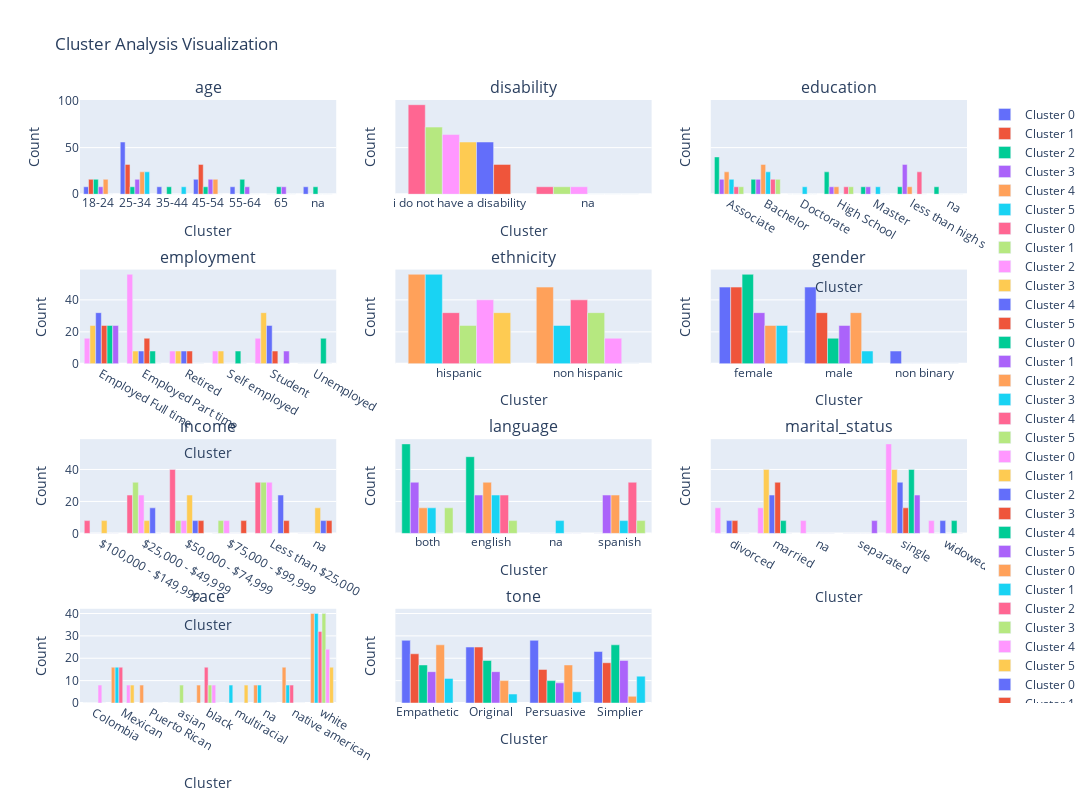

Notebook cell for this chart:
### Code cell
import plotly.graph_objs as go
from plotly.subplots import make_subplots

# Number of columns and rows for the subplots grid
n_cols = 3
n_rows = (len(columns_to_plot) + n_cols - 1) // n_cols  # Calculate number of rows needed

# Create a figure and axes for subplots using Plotly
fig = make_subplots(rows=n_rows, cols=n_cols, subplot_titles=columns_to_plot, shared_yaxes=True)

# Generate stacked bar charts for each column
for idx, column in enumerate(columns_to_plot, start=1):
    # Aggregate data for the given column
    cluster_option_counts = df.groupby(['Cluster', column]).size().unstack(fill_value=0)
    
    # Prepare data for plotting
    data = []
    for cluster in cluster_option_counts.index:
        trace = go.Bar(x=cluster_option_counts.columns, y=cluster_option_counts.loc[cluster], name=f'Cluster {cluster}')
        data.append(trace)
    
    # Add traces to the subplot
    row = (idx - 1) // n_cols + 1
    col = (idx - 1) % n_cols + 1
    fig.add_traces(data, rows=row, cols=col)
    
    # Update layout for each subplot
    fig.update_xaxes(title_text='Cluster', row=row, col=col)
    fig.update_yaxes(title_text='Count', row=row, col=col)
    fig.update_layout(title=f'Counts of {column.capitalize()} by Cluster', showlegend=True)

# Update subplot layout and show the figure
fig.update_layout(height=800, width=1200, title_text="Cluster Analysis Visualization")
fig.show()

### Figure 1 — Plotly figure (JSON) as saved in the notebook; plotly's stock layout.template omitted (floating-point values rounded to 4 significant figures)
{"data": [{"name": "Cluster 0", "type": "bar", "x": ["18-24", "25-34", "35-44", "45-54", "55-64", "65", "na"], "xaxis": "x", "y": [8, 56, 8, 16, 8, 0, 8], "yaxis": "y"}, {"name": "Cluster 1", "type": "bar", "x": ["18-24", "25-34", "35-44", "45-54", "55-64", "65", "na"], "xaxis": "x", "y": [16, 32, 0, 32, 0, 0, 0], "yaxis": "y"}, {"name": "Cluster 2", "type": "bar", "x": ["18-24", "25-34", "35-44", "45-54", "55-64", "65", "na"], "xaxis": "x", "y": [16, 8, 8, 8, 16, 8, 8], "yaxis": "y"}, {"name": "Cluster 3", "type": "bar", "x": ["18-24", "25-34", "35-44", "45-54", "55-64", "65", "na"], "xaxis": "x", "y": [8, 16, 0, 16, 8, 8, 0], "yaxis": "y"}, {"name": "Cluster 4", "type": "bar", "x": ["18-24", "25-34", "35-44", "45-54", "55-64", "65", "na"], "xaxis": "x", "y": [16, 24, 0, 16, 0, 0, 0], "yaxis": "y"}, {"name": "Cluster 5", "type": "bar", "x": ["18-24", "25-34", "35-44", "45-54", "55-64", "65", "na"], "xaxis": "x", "y": [0, 24, 8, 0, 0, 0, 0], "yaxis": "y"}, {"name": "Cluster 0", "type": "bar", "x": ["i do not have a disability", "na"], "xaxis": "x2", "y": [96, 8], "yaxis": "y2"}, {"name": "Cluster 1", "type": "bar", "x": ["i do not have a disability", "na"], "xaxis": "x2", "y": [72, 8], "yaxis": "y2"}, {"name": "Cluster 2", "type": "bar", "x": ["i do not have a disability", "na"], "xaxis": "x2", "y": [64, 8], "yaxis": "y2"}, {"name": "Cluster 3", "type": "bar", "x": ["i do not have a disability", "na"], "xaxis": "x2", "y": [56, 0], "yaxis": "y2"}, {"name": "Cluster 4", "type": "bar", "x": ["i do not have a disability", "na"], "xaxis": "x2", "y": [56, 0], "yaxis": "y2"}, {"name": "Cluster 5", "type": "bar", "x": ["i do not have a disability", "na"], "xaxis": "x2", "y": [32, 0], "yaxis": "y2"}, {"name": "Cluster 0", "type": "bar", "x": ["Associate", "Bachelor", "Doctorate", "High School", "Master", "less than high school", "na"], "xaxis": "x3", "y": [40, 16, 0, 24, 8, 8, 8], "yaxis": "y3"}, {"name": "Cluster 1", "type": "bar", "x": ["Associate", "Bachelor", "Doctorate", "High School", "Master", "less than high school", "na"], "xaxis": "x3", "y": [16, 16, 0, 8, 8, 32, 0], "yaxis": "y3"}, {"name": "Cluster 2", "type": "bar", "x": ["Associate", "Bachelor", "Doctorate", "High School", "Master", "less than high school", "na"], "xaxis": "x3", "y": [24, 32, 0, 8, 0, 8, 0], "yaxis": "y3"}, {"name": "Cluster 3", "type": "bar", "x": ["Associate", "Bachelor", "Doctorate", "High School", "Master", "less than high school", "na"], "xaxis": "x3", "y": [16, 24, 8, 0, 8, 0, 0], "yaxis": "y3"}, {"name": "Cluster 4", "type": "bar", "x": ["Associate", "Bachelor", "Doctorate", "High School", "Master", "less than high school", "na"], "xaxis": "x3", "y": [8, 16, 0, 8, 0, 24, 0], "yaxis": "y3"}, {"name": "Cluster 5", "type": "bar", "x": ["Associate", "Bachelor", "Doctorate", "High School", "Master", "less than high school", "na"], "xaxis": "x3", "y": [8, 16, 0, 8, 0, 0, 0], "yaxis": "y3"}, {"name": "Cluster 0", "type": "bar", "x": ["Employed Full time", "Employed Part time", "Retired", "Self employed", "Student", "Unemployed"], "xaxis": "x4", "y": [16, 56, 8, 8, 16, 0], "yaxis": "y4"}, {"name": "Cluster 1", "type": "bar", "x": ["Employed Full time", "Employed Part time", "Retired", "Self employed", "Student", "Unemployed"], "xaxis": "x4", "y": [24, 8, 8, 8, 32, 0], "yaxis": "y4"}, {"name": "Cluster 2", "type": "bar", "x": ["Employed Full time", "Employed Part time", "Retired", "Self employed", "Student", "Unemployed"], "xaxis": "x4", "y": [32, 8, 8, 0, 24, 0], "yaxis": "y4"}, {"name": "Cluster 3", "type": "bar", "x": ["Employed Full time", "Employed Part time", "Retired", "Self employed", "Student", "Unemployed"], "xaxis": "x4", "y": [24, 16, 8, 0, 8, 0], "yaxis": "y4"}, {"name": "Cluster 4", "type": "bar", "x": ["Employed Full time", "Employed Part time", "Retired", "Self employed", "Student", "Unemployed"], "xaxis": "x4", "y": [24, 8, 0, 8, 0, 16], "yaxis": "y4"}, {"name": "Cluster 5", "type": "bar", "x": ["Employed Full time", "Employed Part time", "Retired", "Self employed", "Student", "Unemployed"], "xaxis": "x4", "y": [24, 0, 0, 0, 8, 0], "yaxis": "y4"}, {"name": "Cluster 0", "type": "bar", "x": ["hispanic", "non hispanic"], "xaxis": "x5", "y": [56, 48], "yaxis": "y5"}, {"name": "Cluster 1", "type": "bar", "x": ["hispanic", "non hispanic"], "xaxis": "x5", "y": [56, 24], "yaxis": "y5"}, {"name": "Cluster 2", "type": "bar", "x": ["hispanic", "non hispanic"], "xaxis": "x5", "y": [32, 40], "yaxis": "y5"}, {"name": "Cluster 3", "type": "bar", "x": ["hispanic", "non hispanic"], "xaxis": "x5", "y": [24, 32], "yaxis": "y5"}, {"name": "Cluster 4", "type": "bar", "x": ["hispanic", "non hispanic"], "xaxis": "x5", "y": [40, 16], "yaxis": "y5"}, {"name": "Cluster 5", "type": "bar", "x": ["hispanic", "non hispanic"], "xaxis": "x5", "y": [32, 0], "yaxis": "y5"}, {"name": "Cluster 0", "type": "bar", "x": ["female", "male", "non binary"], "xaxis": "x6", "y": [48, 48, 8], "yaxis": "y6"}, {"name": "Cluster 1", "type": "bar", "x": ["female", "male", "non binary"], "xaxis": "x6", "y": [48, 32, 0], "yaxis": "y6"}, {"name": "Cluster 2", "type": "bar", "x": ["female", "male", "non binary"], "xaxis": "x6", "y": [56, 16, 0], "yaxis": "y6"}, {"name": "Cluster 3", "type": "bar", "x": ["female", "male", "non binary"], "xaxis": "x6", "y": [32, 24, 0], "yaxis": "y6"}, {"name": "Cluster 4", "type": "bar", "x": ["female", "male", "non binary"], "xaxis": "x6", "y": [24, 32, 0], "yaxis": "y6"}, {"name": "Cluster 5", "type": "bar", "x": ["female", "male", "non binary"], "xaxis": "x6", "y": [24, 8, 0], "yaxis": "y6"}, {"name": "Cluster 0", "type": "bar", "x": ["$100,000 - $149,999", "$25,000 - $49,999", "$50,000 - $74,999", "$75,000 - $99,999", "Less than $25,000", "na"], "xaxis": "x7", "y": [8, 24, 40, 0, 32, 0], "yaxis": "y7"}, {"name": "Cluster 1", "type": "bar", "x": ["$100,000 - $149,999", "$25,000 - $49,999", "$50,000 - $74,999", "$75,000 - $99,999", "Less than $25,000", "na"], "xaxis": "x7", "y": [0, 32, 8, 8, 32, 0], "yaxis": "y7"}, {"name": "Cluster 2", "type": "bar", "x": ["$100,000 - $149,999", "$25,000 - $49,999", "$50,000 - $74,999", "$75,000 - $99,999", "Less than $25,000", "na"], "xaxis": "x7", "y": [0, 24, 8, 8, 32, 0], "yaxis": "y7"}, {"name": "Cluster 3", "type": "bar", "x": ["$100,000 - $149,999", "$25,000 - $49,999", "$50,000 - $74,999", "$75,000 - $99,999", "Less than $25,000", "na"], "xaxis": "x7", "y": [8, 8, 24, 0, 0, 16], "yaxis": "y7"}, {"name": "Cluster 4", "type": "bar", "x": ["$100,000 - $149,999", "$25,000 - $49,999", "$50,000 - $74,999", "$75,000 - $99,999", "Less than $25,000", "na"], "xaxis": "x7", "y": [0, 16, 8, 0, 24, 8], "yaxis": "y7"}, {"name": "Cluster 5", "type": "bar", "x": ["$100,000 - $149,999", "$25,000 - $49,999", "$50,000 - $74,999", "$75,000 - $99,999", "Less than $25,000", "na"], "xaxis": "x7", "y": [0, 0, 8, 8, 8, 8], "yaxis": "y7"}, {"name": "Cluster 0", "type": "bar", "x": ["both", "english", "na", "spanish"], "xaxis": "x8", "y": [56, 48, 0, 0], "yaxis": "y8"}, {"name": "Cluster 1", "type": "bar", "x": ["both", "english", "na", "spanish"], "xaxis": "x8", "y": [32, 24, 0, 24], "yaxis": "y8"}, {"name": "Cluster 2", "type": "bar", "x": ["both", "english", "na", "spanish"], "xaxis": "x8", "y": [16, 32, 0, 24], "yaxis": "y8"}, {"name": "Cluster 3", "type": "bar", "x": ["both", "english", "na", "spanish"], "xaxis": "x8", "y": [16, 24, 8, 8], "yaxis": "y8"}, {"name": "Cluster 4", "type": "bar", "x": ["both", "english", "na", "spanish"], "xaxis": "x8", "y": [0, 24, 0, 32], "yaxis": "y8"}, {"name": "Cluster 5", "type": "bar", "x": ["both", "english", "na", "spanish"], "xaxis": "x8", "y": [16, 8, 0, 8], "yaxis": "y8"}, {"name": "Cluster 0", "type": "bar", "x": ["divorced", "married", "na", "separated", "single", "widowed"], "xaxis": "x9", "y": [16, 16, 8, 0, 56, 8], "yaxis": "y9"}, {"name": "Cluster 1", "type": "bar", "x": ["divorced", "married", "na", "separated", "single", "widowed"], "xaxis": "x9", "y": [0, 40, 0, 0, 40, 0], "yaxis": "y9"}, {"name": "Cluster 2", "type": "bar", "x": ["divorced", "married", "na", "separated", "single", "widowed"], "xaxis": "x9", "y": [8, 24, 0, 0, 32, 8], "yaxis": "y9"}, {"name": "Cluster 3", "type": "bar", "x": ["divorced", "married", "na", "separated", "single", "widowed"], "xaxis": "x9", "y": [8, 32, 0, 0, 16, 0], "yaxis": "y9"}, {"name": "Cluster 4", "type": "bar", "x": ["divorced", "married", "na", "separated", "single", "widowed"], "xaxis": "x9", "y": [0, 8, 0, 0, 40, 8], "yaxis": "y9"}, {"name": "Cluster 5", "type": "bar", "x": ["divorced", "married", "na", "separated", "single", "widowed"], "xaxis": "x9", "y": [0, 0, 0, 8, 24, 0], "yaxis": "y9"}, {"name": "Cluster 0", "type": "bar", "x": ["Colombia", "Mexican", "Puerto Rican ", "asian", "black", "multiracial", "na", "native american", "white"], "xaxis": "x10", "y": [0, 16, 8, 0, 8, 0, 8, 16, 40], "yaxis": "y10"}, {"name": "Cluster 1", "type": "bar", "x": ["Colombia", "Mexican", "Puerto Rican ", "asian", "black", "multiracial", "na", "native american", "white"], "xaxis": "x10", "y": [0, 16, 0, 0, 0, 8, 8, 8, 40], "yaxis": "y10"}, {"name": "Cluster 2", "type": "bar", "x": ["Colombia", "Mexican", "Puerto Rican ", "asian", "black", "multiracial", "na", "native american", "white"], "xaxis": "x10", "y": [0, 16, 0, 0, 16, 0, 0, 8, 32], "yaxis": "y10"}, {"name": "Cluster 3", "type": "bar", "x": ["Colombia", "Mexican", "Puerto Rican ", "asian", "black", "multiracial", "na", "native american", "white"], "xaxis": "x10", "y": [0, 0, 0, 8, 8, 0, 0, 0, 40], "yaxis": "y10"}, {"name": "Cluster 4", "type": "bar", "x": ["Colombia", "Mexican", "Puerto Rican ", "asian", "black", "multiracial", "na", "native american", "white"], "xaxis": "x10", "y": [8, 8, 0, 0, 8, 0, 0, 0, 24], "yaxis": "y10"}, {"name": "Cluster 5", "type": "bar", "x": ["Colombia", "Mexican", "Puerto Rican ", "asian", "black", "multiracial", "na", "native american", "white"], "xaxis": "x10", "y": [0, 8, 0, 0, 0, 8, 0, 0, 16], "yaxis": "y10"}, {"name": "Cluster 0", "type": "bar", "x": ["Empathetic", "Original", "Persuasive", "Simplier"], "xaxis": "x11", "y": [28, 25, 28, 23], "yaxis": "y11"}, {"name": "Cluster 1", "type": "bar", "x": ["Empathetic", "Original", "Persuasive", "Simplier"], "xaxis": "x11", "y": [22, 25, 15, 18], "yaxis": "y11"}, {"name": "Cluster 2", "type": "bar", "x": ["Empathetic", "Original", "Persuasive", "Simplier"], "xaxis": "x11", "y": [17, 19, 10, 26], "yaxis": "y11"}, {"name": "Cluster 3", "type": "bar", "x": ["Empathetic", "Original", "Persuasive", "Simplier"], "xaxis": "x11", "y": [14, 14, 9, 19], "yaxis": "y11"}, {"name": "Cluster 4", "type": "bar", "x": ["Empathetic", "Original", "Persuasive", "Simplier"], "xaxis": "x11", "y": [26, 10, 17, 3], "yaxis": "y11"}, {"name": "Cluster 5", "type": "bar", "x": ["Empathetic", "Original", "Persuasive", "Simplier"], "xaxis": "x11", "y": [11, 4, 5, 12], "yaxis": "y11"}], "layout": {"annotations": [{"font": {"size": 16}, "showarrow": false, "text": "age", "x": 0.1444, "xanchor": "center", "xref": "paper", "y": 1, "yanchor": "bottom", "yref": "paper"}, {"font": {"size": 16}, "showarrow": false, "text": "disability", "x": 0.5, "xanchor": "center", "xref": "paper", "y": 1, "yanchor": "bottom", "yref": "paper"}, {"font": {"size": 16}, "showarrow": false, "text": "education", "x": 0.8556, "xanchor": "center", "xref": "paper", "y": 1, "yanchor": "bottom", "yref": "paper"}, {"font": {"size": 16}, "showarrow": false, "text": "employment", "x": 0.1444, "xanchor": "center", "xref": "paper", "y": 0.7188, "yanchor": "bottom", "yref": "paper"}, {"font": {"size": 16}, "showarrow": false, "text": "ethnicity", "x": 0.5, "xanchor": "center", "xref": "paper", "y": 0.7188, "yanchor": "bottom", "yref": "paper"}, {"font": {"size": 16}, "showarrow": false, "text": "gender", "x": 0.8556, "xanchor": "center", "xref": "paper", "y": 0.7188, "yanchor": "bottom", "yref": "paper"}, {"font": {"size": 16}, "showarrow": false, "text": "income", "x": 0.1444, "xanchor": "center", "xref": "paper", "y": 0.4375, "yanchor": "bottom", "yref": "paper"}, {"font": {"size": 16}, "showarrow": false, "text": "language", "x": 0.5, "xanchor": "center", "xref": "paper", "y": 0.4375, "yanchor": "bottom", "yref": "paper"}, {"font": {"size": 16}, "showarrow": false, "text": "marital_status", "x": 0.8556, "xanchor": "center", "xref": "paper", "y": 0.4375, "yanchor": "bottom", "yref": "paper"}, {"font": {"size": 16}, "showarrow": false, "text": "race", "x": 0.1444, "xanchor": "center", "xref": "paper", "y": 0.1562, "yanchor": "bottom", "yref": "paper"}, {"font": {"size": 16}, "showarrow": false, "text": "tone", "x": 0.5, "xanchor": "center", "xref": "paper", "y": 0.1562, "yanchor": "bottom", "yref": "paper"}], "height": 800, "showlegend": true, "title": {"text": "Cluster Analysis Visualization"}, "width": 1200, "xaxis": {"anchor": "y", "domain": [0, 0.2889], "title": {"text": "Cluster"}}, "xaxis10": {"anchor": "y10", "domain": [0, 0.2889], "title": {"text": "Cluster"}}, "xaxis11": {"anchor": "y11", "domain": [0.3556, 0.6444], "title": {"text": "Cluster"}}, "xaxis12": {"anchor": "y12", "domain": [0.7111, 1]}, "xaxis2": {"anchor": "y2", "domain": [0.3556, 0.6444], "title": {"text": "Cluster"}}, "xaxis3": {"anchor": "y3", "domain": [0.7111, 1], "title": {"text": "Cluster"}}, "xaxis4": {"anchor": "y4", "domain": [0, 0.2889], "title": {"text": "Cluster"}}, "xaxis5": {"anchor": "y5", "domain": [0.3556, 0.6444], "title": {"text": "Cluster"}}, "xaxis6": {"anchor": "y6", "domain": [0.7111, 1], "title": {"text": "Cluster"}}, "xaxis7": {"anchor": "y7", "domain": [0, 0.2889], "title": {"text": "Cluster"}}, "xaxis8": {"anchor": "y8", "domain": [0.3556, 0.6444], "title": {"text": "Cluster"}}, "xaxis9": {"anchor": "y9", "domain": [0.7111, 1], "title": {"text": "Cluster"}}, "yaxis": {"anchor": "x", "domain": [0.8438, 1], "title": {"text": "Count"}}, "yaxis10": {"anchor": "x10", "domain": [0, 0.1562], "title": {"text": "Count"}}, "yaxis11": {"anchor": "x11", "domain": [0, 0.1562], "matches": "y10", "showticklabels": false, "title": {"text": "Count"}}, "yaxis12": {"anchor": "x12", "domain": [0, 0.1562], "matches": "y10", "showticklabels": false}, "yaxis2": {"anchor": "x2", "domain": [0.8438, 1], "matches": "y", "showticklabels": false, "title": {"text": "Count"}}, "yaxis3": {"anchor": "x3", "domain": [0.8438, 1], "matches": "y", "showticklabels": false, "title": {"text": "Count"}}, "yaxis4": {"anchor": "x4", "domain": [0.5625, 0.7188], "title": {"text": "Count"}}, "yaxis5": {"anchor": "x5", "domain": [0.5625, 0.7188], "matches": "y4", "showticklabels": false, "title": {"text": "Count"}}, "yaxis6": {"anchor": "x6", "domain": [0.5625, 0.7188], "matches": "y4", "showticklabels": false, "title": {"text": "Count"}}, "yaxis7": {"anchor": "x7", "domain": [0.2812, 0.4375], "title": {"text": "Count"}}, "yaxis8": {"anchor": "x8", "domain": [0.2812, 0.4375], "matches": "y7", "showticklabels": false, "title": {"text": "Count"}}, "yaxis9": {"anchor": "x9", "domain": [0.2812, 0.4375], "matches": "y7", "showticklabels": false, "title": {"text": "Count"}}}}
